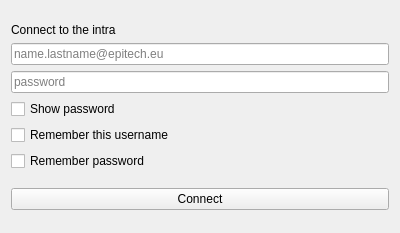
<?xml version="1.0" encoding="UTF-8"?>
<ui version="4.0">
 <class>LoggingWidget</class>
 <widget class="QWidget" name="LoggingWidget">
  <property name="geometry">
   <rect>
    <x>0</x>
    <y>0</y>
    <width>400</width>
    <height>233</height>
   </rect>
  </property>
  <property name="windowTitle">
   <string>Form</string>
  </property>
  <layout class="QVBoxLayout" name="verticalLayout">
   <item>
    <spacer name="verticalSpacer">
     <property name="orientation">
      <enum>Qt::Vertical</enum>
     </property>
     <property name="sizeHint" stdset="0">
      <size>
       <width>20</width>
       <height>40</height>
      </size>
     </property>
    </spacer>
   </item>
   <item>
    <widget class="QLabel" name="connect_lbl">
     <property name="text">
      <string>Connect to the intra</string>
     </property>
    </widget>
   </item>
   <item>
    <widget class="QLineEdit" name="username_lineEdit">
     <property name="inputMask">
      <string/>
     </property>
     <property name="text">
      <string/>
     </property>
     <property name="placeholderText">
      <string>name.lastname@epitech.eu</string>
     </property>
    </widget>
   </item>
   <item>
    <widget class="QLineEdit" name="password_lineEdit">
     <property name="enabled">
      <bool>true</bool>
     </property>
     <property name="echoMode">
      <enum>QLineEdit::Password</enum>
     </property>
     <property name="placeholderText">
      <string>password</string>
     </property>
    </widget>
   </item>
   <item>
    <widget class="QCheckBox" name="show_password_checkbox">
     <property name="text">
      <string>Show password</string>
     </property>
    </widget>
   </item>
   <item>
    <widget class="QCheckBox" name="remember_user_checkbox">
     <property name="text">
      <string>Remember this username</string>
     </property>
    </widget>
   </item>
   <item>
    <widget class="QCheckBox" name="remember_password_checkbox">
     <property name="enabled">
      <bool>true</bool>
     </property>
     <property name="text">
      <string>Remember password</string>
     </property>
    </widget>
   </item>
   <item>
    <spacer name="verticalSpacer_3">
     <property name="orientation">
      <enum>Qt::Vertical</enum>
     </property>
     <property name="sizeHint" stdset="0">
      <size>
       <width>20</width>
       <height>40</height>
      </size>
     </property>
    </spacer>
   </item>
   <item>
    <widget class="QPushButton" name="connect_pushbutton">
     <property name="text">
      <string>Connect</string>
     </property>
    </widget>
   </item>
   <item>
    <spacer name="verticalSpacer_2">
     <property name="orientation">
      <enum>Qt::Vertical</enum>
     </property>
     <property name="sizeHint" stdset="0">
      <size>
       <width>20</width>
       <height>40</height>
      </size>
     </property>
    </spacer>
   </item>
  </layout>
 </widget>
 <resources/>
 <connections/>
</ui>
